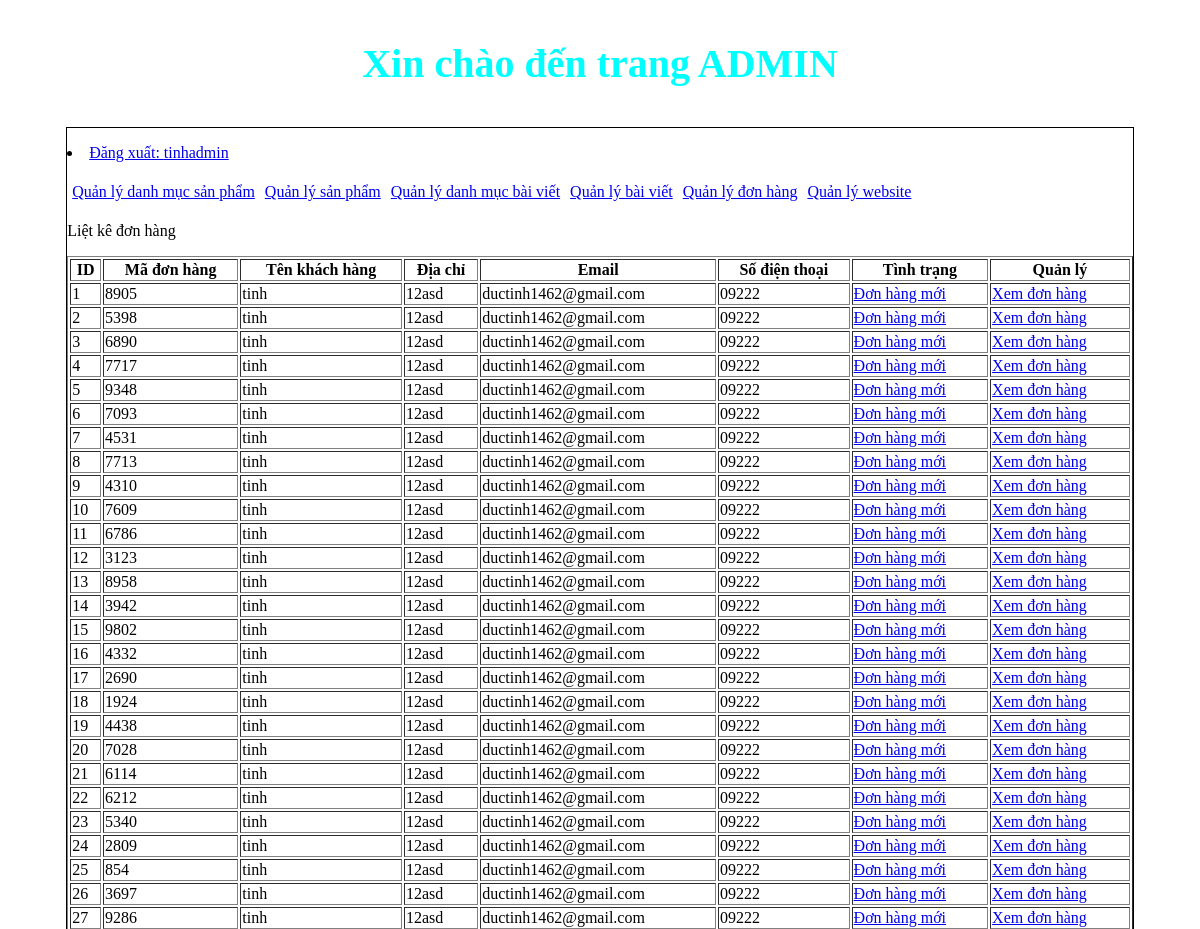
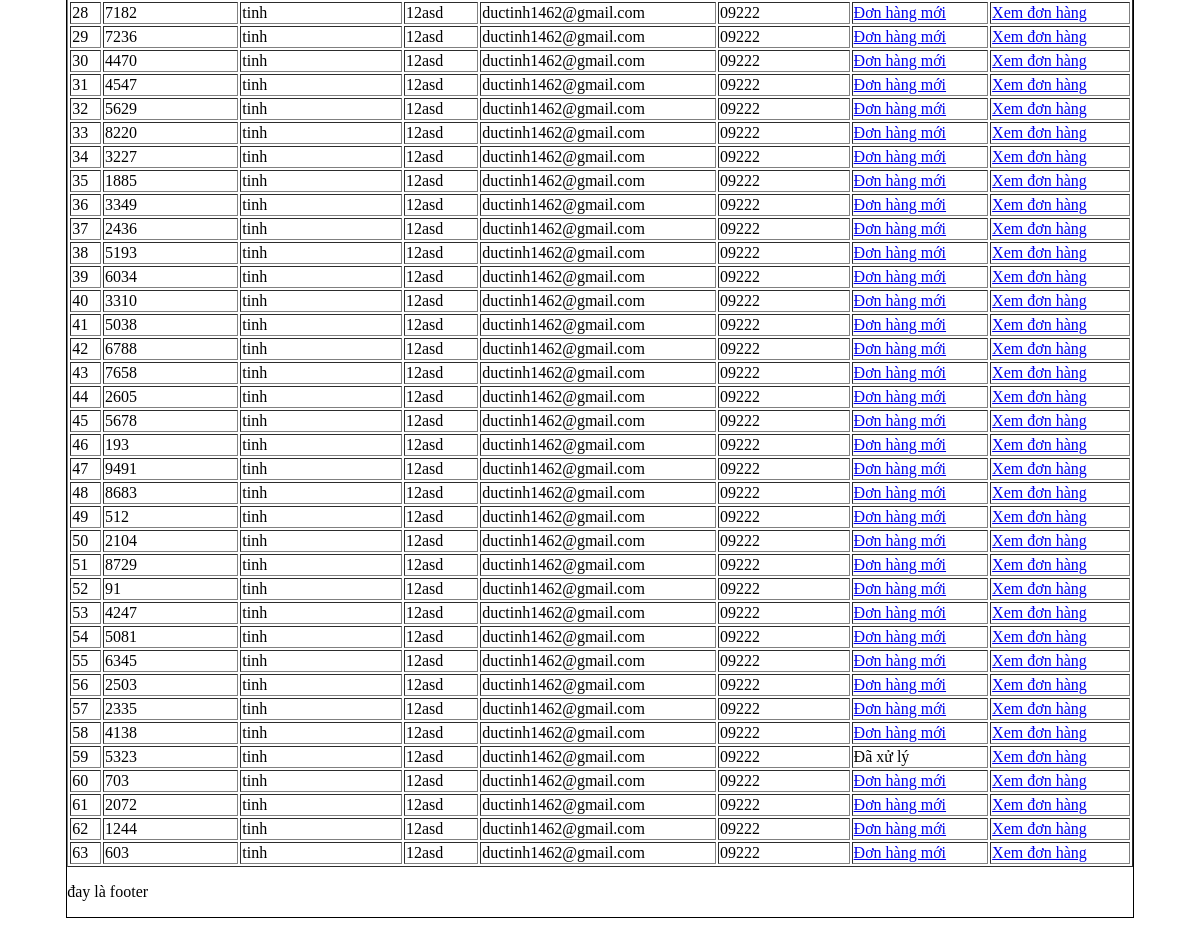
The app's page /web_mysqli/admincp/index.php?action=quanlydonhang&query=lietke (signed in), older data (2 pictures, top to bottom).
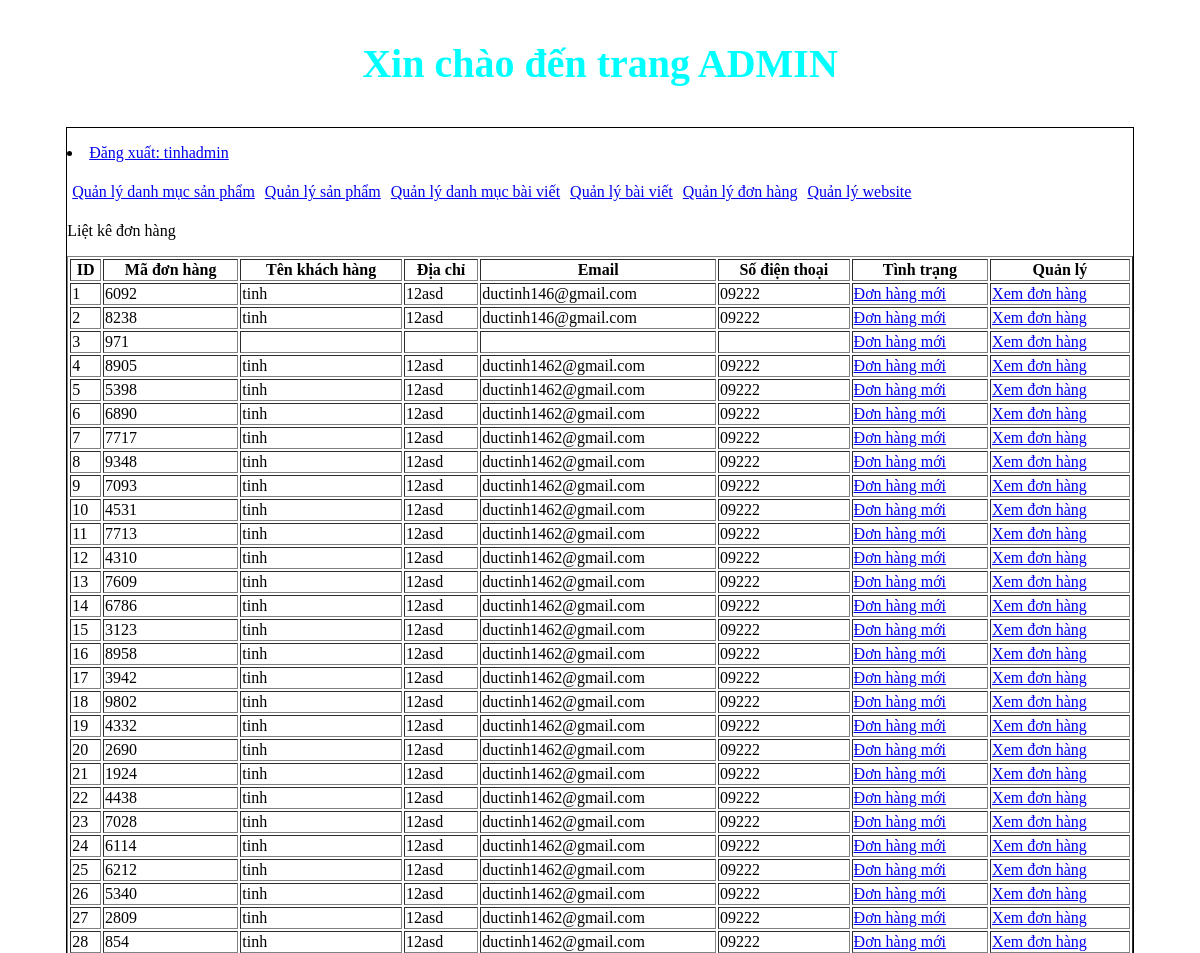
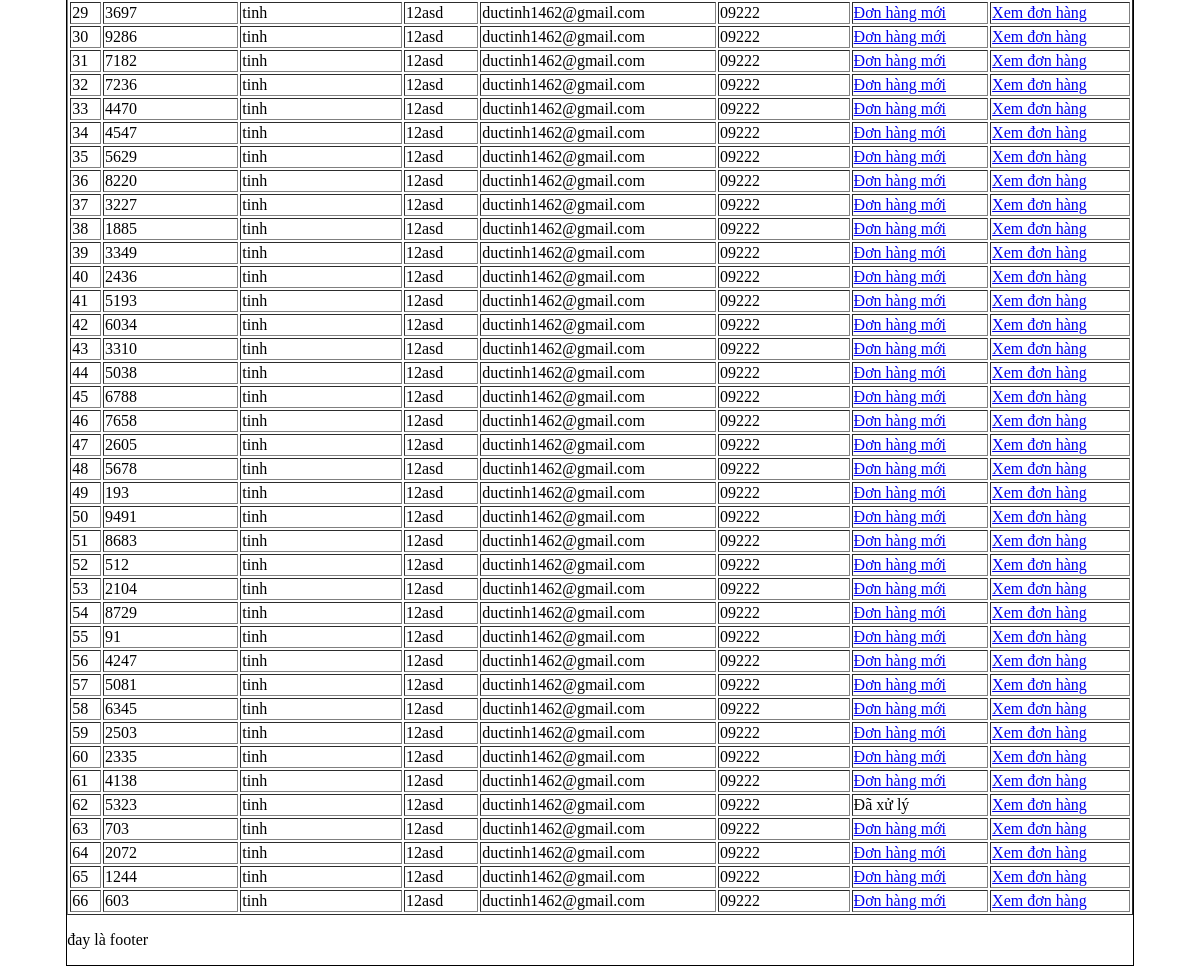
The same page, newer data (2 pictures, top to bottom).
### tables this page shows
CREATE TABLE `tbl_cart` (
  `id_cart` int(11) NOT NULL,
  `id_khachhang` int(11) NOT NULL,
  `code_cart` varchar(10) NOT NULL,
  `cart_status` int(11) NOT NULL
);

CREATE TABLE `tbl_dangky` (
  `id_dangky` int(11) NOT NULL,
  `tenkhachhang` varchar(255) NOT NULL,
  `email` varchar(255) NOT NULL,
  `diachi` varchar(255) NOT NULL,
  `matkhau` varchar(255) NOT NULL,
  `dienthoai` varchar(20) NOT NULL
);

### web_mysqli/admincp/modules/quanlydonhang/lietke.php (the view)
<p>Liệt kê đơn hàng</p>
<?php
    $sql_lietke_donhang = "SELECT * FROM tbl_cart,tbl_dangky WHERE tbl_cart.id_khachhang = tbl_dangky.id_dangky ORDER BY tbl_cart.id_cart DESC";
    $query_lietke_donhang = mysqli_query($mysqli,$sql_lietke_donhang);
?>
<table style="width:100%" border="1" style="border-collapse: collapse;">
  <tr>
      <th>ID</th>
    <th>Mã đơn hàng</th>
    <th>Tên khách hàng</th>
    <th>Địa chỉ</th>
    <th>Email</th>
    <th>Số điện thoại</th>
    <th>Tình trạng</th>
    <th>Quản lý </th>
  </tr>
  <?php
    $i=0;
    while($row = mysqli_fetch_array($query_lietke_donhang)){
        $i++;
  ?>
  <tr>
    <td><?php echo $i ?></td>
    <td><?php echo $row['code_cart'] ?></td>
    <td><?php echo $row['tenkhachhang'] ?></td>
    <td><?php echo $row['diachi'] ?></td>
    <td><?php echo $row['email'] ?></td>
    <td><?php echo $row['dienthoai'] ?></td>
      <td>
        <?php
           if($row['cart_status']==1){
             echo '<a href="modules/quanlydonhang/xuly.php?cart_status=0&code='.$row['code_cart'].'">Đơn hàng mới</a>';
           }else{
             echo 'Đã xử lý';
           }
        ?>
      </td>
    <td>
            <a href="index.php?action=donhang&query=xemdonhang&code=<?php echo $row['code_cart'] ?>">Xem đơn hàng</a>
    </td>
  </tr>
  <?php
    }
  ?>
</table>

### web_mysqli/admincp/index.php (shortened to what this page needs)
<!DOCTYPE html>
<html lang="en">
<head>
   <link rel="stylesheet" href="css/styleadmincp.css" type="text/css">
</head>
<body>
    <h3 class="title_admin">Xin chào đến trang ADMIN</h3>
    <div class="wrapper">
    <?php
        include("modules/header.php");
        include("modules/menu.php");
        include("modules/main.php");
        include("modules/footer.php");
     ?>
    </div>
</body>
</html>

### web_mysqli/admincp/modules/header.php (shortened to what this page needs)
<p><li> <a href="index.php?dangxuat=1">Đăng xuất: <?php if(isset($_SESSION['dangnhap'])){
      echo $_SESSION['dangnhap'];
   } ?></a></li></p>

### web_mysqli/admincp/modules/menu.php
<ul class="admincp_list">
   <li> <a href="index.php?action=quanlydanhmucsanpham&query=them">Quản lý danh mục sản phẩm</a></li>
   <li> <a href="index.php?action=quanlysanpham&query=them">Quản lý sản phẩm</a></li>
   <li> <a href="index.php?action=quanlydanhmucbaiviet&query=them">Quản lý danh mục bài viết</a></li>
   <li> <a href="index.php?action=quanlybaiviet&query=them">Quản lý bài viết</a></li>
   <li> <a href="index.php?action=quanlydonhang&query=lietke">Quản lý đơn hàng</a></li>
   <li> <a href="index.php?action=quanlyweb&query=capnhat">Quản lý website</a></li>
</ul>

### web_mysqli/admincp/modules/main.php (shortened to what this page needs)
<div class="main">
         <?php
                    if(isset($_GET['action']) && isset($_GET['query']))
                    {
                        $tam = $_GET['action'];
                        $query = $_GET['query'];
                    }else{
                        $tam='';
                        $query='';
                    }
                    if($tam == 'quanlydanhmucsanpham' && $query == 'them' ){
                        include("modules/quanlydanhmucsanpham/them.php");
                        include("modules/quanlydanhmucsanpham/lietke.php");
                    }elseif($tam == 'quanlydanhmucsanpham' && $query == 'sua'){
                        include("modules/quanlydanhmucsanpham/sua.php");
                    }elseif($tam == 'quanlysanpham' && $query == 'them'){
                        include("modules/quanlysanpham/them.php");
                        include("modules/quanlysanpham/lietke.php");
                    }elseif($tam == 'quanlysanpham' && $query == 'sua'){
                        include("modules/quanlysanpham/sua.php");
                    }elseif($tam == 'quanlydonhang' && $query == 'lietke'){
                        include("modules/quanlydonhang/lietke.php");
                    }elseif($tam == 'donhang' && $query == 'xemdonhang'){
                        include("modules/quanlydonhang/xemdonhang.php");
                    }elseif($tam == 'quanlydanhmucbaiviet' && $query == 'them'){
                            include("modules/quanlydanhmucbaiviet/them.php");
                            include("modules/quanlydanhmucbaiviet/lietke.php");
                    }elseif($tam == 'quanlydanhmucbaiviet' && $query == 'sua'){
                            include("modules/quanlydanhmucbaiviet/sua.php");
                    }
                    elseif($tam == 'quanlybaiviet' && $query == 'them'){
                        include("modules/quanlybaiviet/them.php");
                        include("modules/quanlybaiviet/lietke.php");
                    }elseif($tam == 'quanlybaiviet' && $query == 'sua'){
                            include("modules/quanlybaiviet/sua.php");
                    }elseif($tam == 'quanlyweb' && $query == 'capnhat'){
                        include("modules/thongtinweb/quanly.php");
                    }else{
                        include("modules/dashboard.php");
                    }
    ?>
</div>

### web_mysqli/admincp/modules/footer.php
<p>đay là footer</p>

### web_mysqli/admincp/css/styleadmincp.css (style rules this page uses)
ul.admincp_list { padding: 0; margin: 0; list-style: none; }
ul.admincp_list li { float: left; margin: 5px; }
h3.title_admin { text-align: center; color: aqua; font-size: 40px; }
.wrapper { border:1px solid #000; width: 90%; height: auto; margin: 0 auto; }

Row changes from the older to the newer data that the page shows:
added tbl_cart: code_cart "6092", tbl_dangky.tenkhachhang "tinh", tbl_dangky.diachi "12asd", tbl_dangky.email "ductinh146@gmail.com", tbl_dangky.dienthoai "09222"
added tbl_cart: code_cart "8238", tbl_dangky.tenkhachhang "tinh", tbl_dangky.diachi "12asd", tbl_dangky.email "ductinh146@gmail.com", tbl_dangky.dienthoai "09222"
added tbl_cart: code_cart "971"
